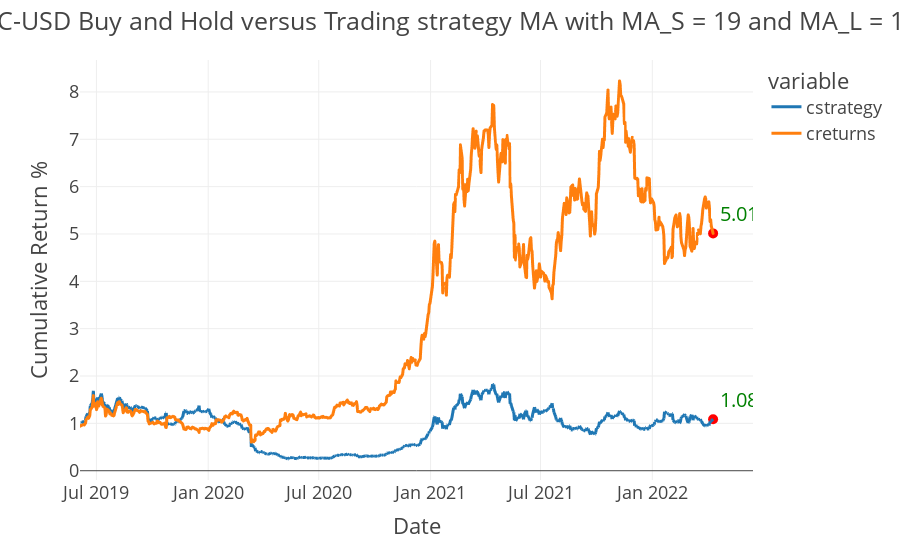

Notebook source saved alongside this figure:
### Code cell
tester.plot_results()

### Figure 1 — Plotly figure (JSON) as saved in the notebook; plotly's stock layout.template omitted (floating-point values rounded to 4 significant figures; data arrays with more than 128 entries replaced by an {"elided": "..."} marker saying what was removed)
{"data": [{"hovertemplate": "variable=cstrategy<br>Date=%{x}<br>value=%{y}<extra></extra>", "legendgroup": "cstrategy", "line": {"color": "#1F77B4", "dash": "solid"}, "marker": {"symbol": "circle"}, "mode": "lines", "name": "cstrategy", "showlegend": true, "type": "scattergl", "x": {"elided": "721 str values"}, "xaxis": "x", "y": {"elided": "721 float values"}, "yaxis": "y"}, {"hovertemplate": "variable=creturns<br>Date=%{x}<br>value=%{y}<extra></extra>", "legendgroup": "creturns", "line": {"color": "#FF7F0E", "dash": "solid"}, "marker": {"symbol": "circle"}, "mode": "lines", "name": "creturns", "showlegend": true, "type": "scattergl", "x": {"elided": "721 str values"}, "xaxis": "x", "y": {"elided": "721 float values"}, "yaxis": "y"}, {"marker": {"color": "red", "size": 10}, "mode": "markers+text", "showlegend": false, "text": ["5.011911119316872"], "textfont": {"color": "green", "size": 20}, "textposition": "top right", "type": "scatter", "x": ["2022-04-11T00:00:00"], "y": [5.012]}, {"marker": {"color": "red", "size": 10}, "mode": "markers+text", "showlegend": false, "text": ["1.0873702379254606"], "textfont": {"color": "green", "size": 20}, "textposition": "top right", "type": "scatter", "x": ["2022-04-11T00:00:00"], "y": [1.087]}], "layout": {"legend": {"title": {"text": "variable"}, "tracegroupgap": 0}, "margin": {"t": 60}, "title": {"text": "BTC-USD Buy and Hold versus Trading strategy MA with MA_S = 19 and MA_L = 106"}, "xaxis": {"anchor": "y", "domain": [0, 1], "title": {"text": "Date"}}, "yaxis": {"anchor": "x", "domain": [0, 1], "title": {"text": "Cumulative Return %"}}}}
